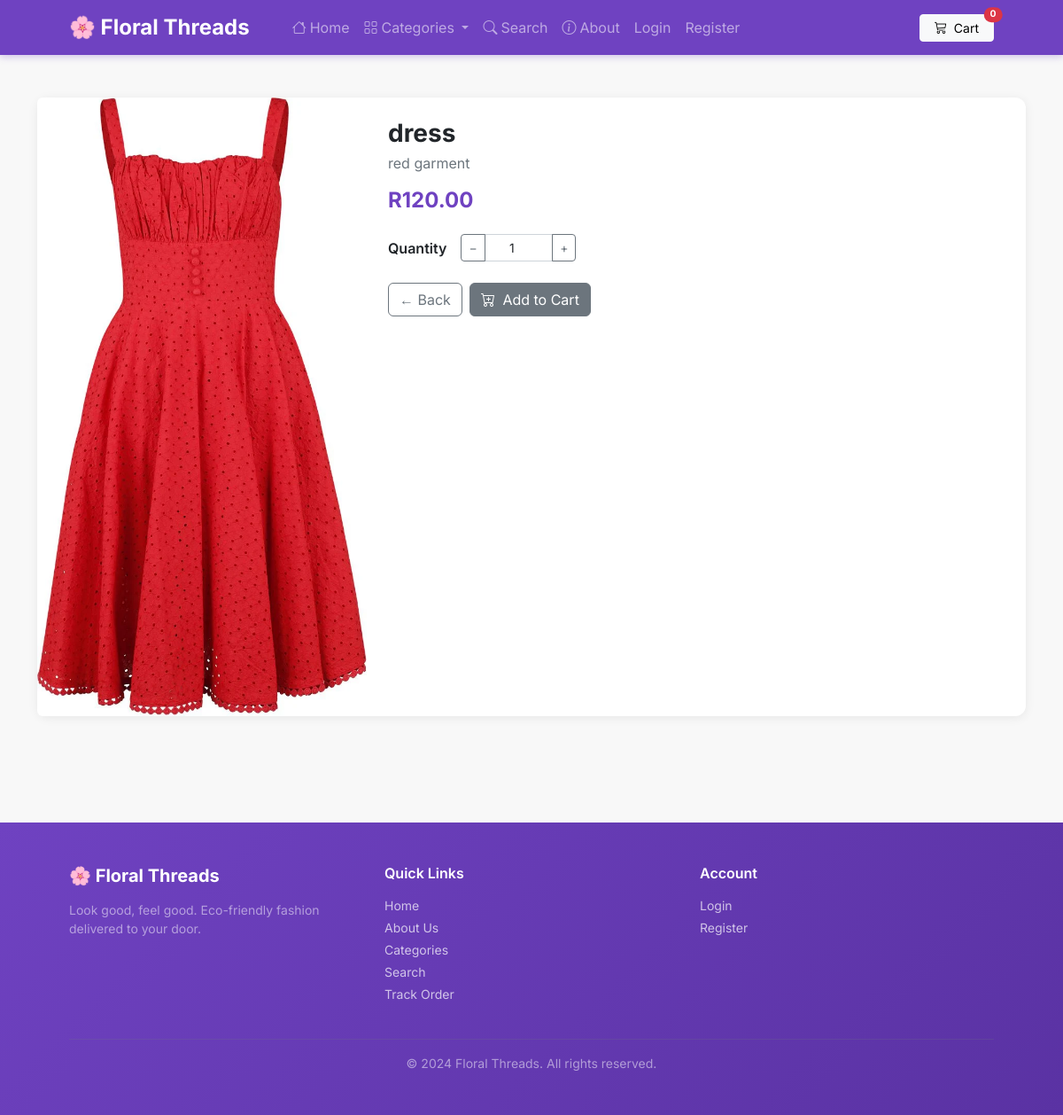
Page /product/1 on the committed database.
### myApp/models.py (models this page shows)
class Product(models.Model):
    name = models.CharField(max_length=100)  # Corrected max_Length to max_length
    price = models.DecimalField(default=0, decimal_places=2, max_digits=6)
    category = models.ForeignKey(Category, on_delete=models.CASCADE, default=1)
    description = models.CharField(max_length=250, default='', blank=True)
    image = models.ImageField(upload_to='uploads/product/')

### myApp/views.py (the view)
# urls.py: path("product/<int:pk>", views.product, name="product"),
def product(request,pk):
    product = Product.objects.get(id=pk)
    return render(request, 'myApp/product.html', {'product': product})

### addcart/addcart.py (called while the page is built)
    def total_quantity(self):
        return sum(self.cart.values())

### addcart/context_processors.py (called while the page is built)
def addcart(request):
    return {'addcart':Cart(request)}

### myApp/templates/myApp/product.html (shortened to what this page needs)
{% extends 'myApp/base.html' %}
{% block content %}
<div class="container py-5">
    <div class="card border-0 shadow-sm mb-4">
        <div class="row g-0">
            <div class="col-md-4">
                <img src="{{ product.image.url }}" class="img-fluid rounded-start h-100 object-fit-cover" alt="{{ product.name }}">
            </div>
            <div class="col-md-8">
                <div class="card-body p-4">
                    <h3 class="card-title fw-bold mb-1">{{ product.name }}</h3>
                    <p class="text-muted mb-3">{{ product.description }}</p>
                    <h4 class="fw-bold mb-4" style="color: #6f42c1;">R{{ product.price }}</h4>
                    <div class="row align-items-center g-3 mb-4">
                        <div class="col-auto">
                            <label class="form-label fw-semibold mb-0">Quantity</label>
                        </div>
                        <div class="col-auto">
                            <div class="input-group" style="width: 130px;">
                                <button class="btn btn-outline-secondary btn-sm" id="qty-minus" type="button">−</button>
                                <input type="number" class="form-control form-control-sm text-center" id="qty-input" value="1" min="1" max="99">
                                <button class="btn btn-outline-secondary btn-sm" id="qty-plus" type="button">+</button>
                            </div>
                        </div>
                    </div>
                    <div class="d-flex gap-2">
                        <a href="{% url 'home' %}" class="btn btn-outline-secondary">← Back</a>
                        <button type="button" value="{{ product.id }}" class="btn btn-secondary" id="add-c">
                            <i class="bi bi-cart-plus me-1"></i> Add to Cart
                        </button>
                    </div>
                </div>
            </div>
        </div>
    </div>
</div>
{% endblock %}

### myApp/templates/myApp/base.html (style rules this page uses)
body { font-family: 'Inter', sans-serif; background: #f8f8f8; }
.card { border-radius: 12px; }
.card.border-0.shadow-sm { box-shadow: 0 2px 12px rgba(0,0,0,0.07) !important; }

### rows in the picture
Product: image (picture), name "dress", description "red garment", price "120.00"

### other values in the picture
{{ addcart.total_quantity }} "0"
